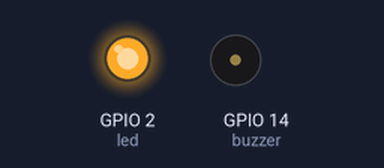
This program was run on a simulated ESP32 board running MicroPython. Parts: output pins drawn as LEDs (lit = HIGH), buzzer (waves = sounding, pin HIGH). At 10.9 s the program stops and its outputs stay as they are.

Above: at 0.1 s.
At 10.9 s:
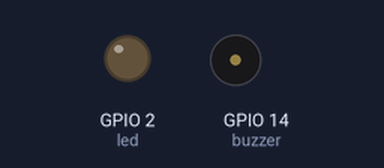
Timing chart, 0 to 12.4 s (numbered marks = the images above):
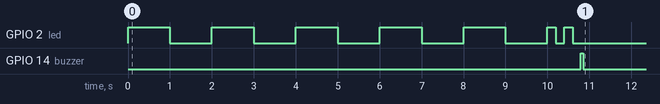

Measured:
- by itself, GPIO 2 (led): goes 5 × (HIGH 1.0 s, LOW 1.0 s), HIGH 0.20 s, LOW 0.20 s, HIGH 0.20 s, then LOW
- by itself, GPIO 14 (buzzer): LOW → HIGH at 10.8 s, → LOW 0.05 s later

The program:

beep.py
```python
from machine import Pin
from time import sleep

buzzer = Pin(14, Pin.OUT)
buzzer.value(0)
led = Pin(2, Pin.OUT)

for i in range(5):
    led.value(1)
    sleep(1)
    led.value(0)
    sleep(1)
    if i == 4:
        for _ in range(2):
            led.value(1)
            sleep(0.2)
            led.value(0)
            sleep(0.2)


buzzer.value(1)
sleep(0.05)
buzzer.value(0)
```
